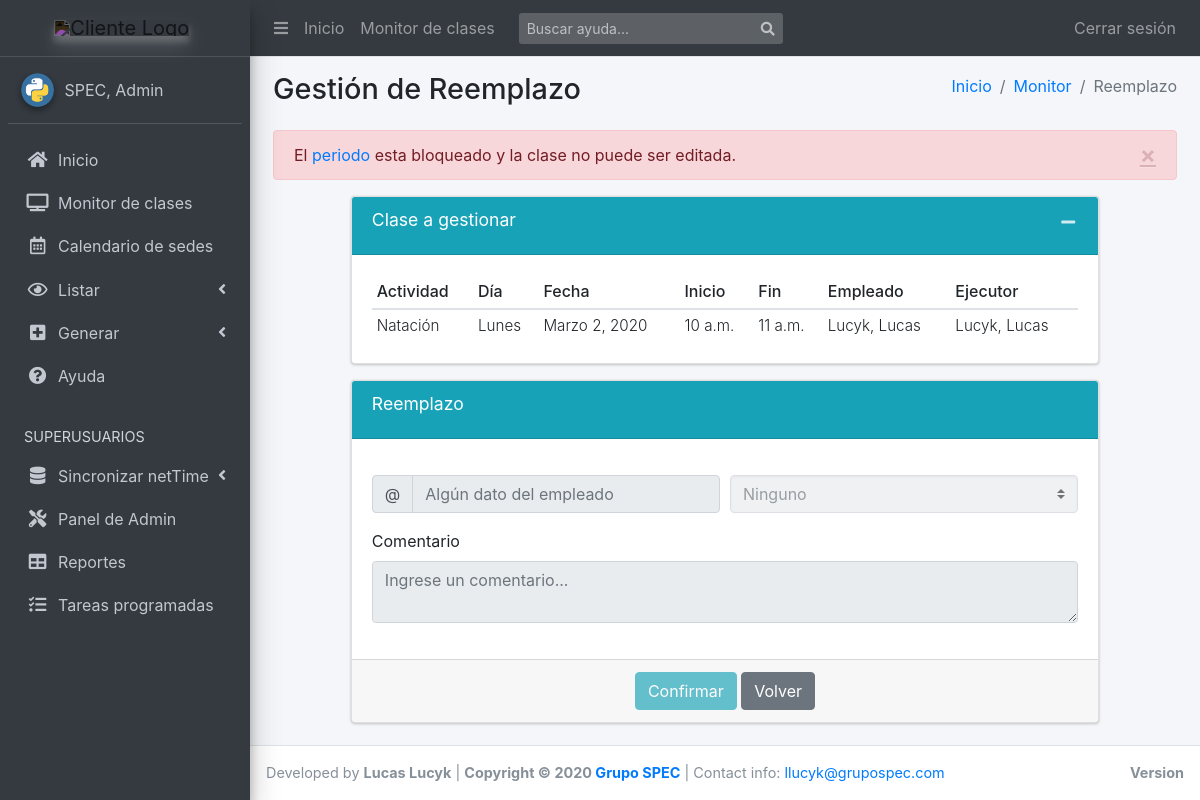
/clases/5/asignar_reemplazo/ (signed in), run on an earlier commit of the app's database.
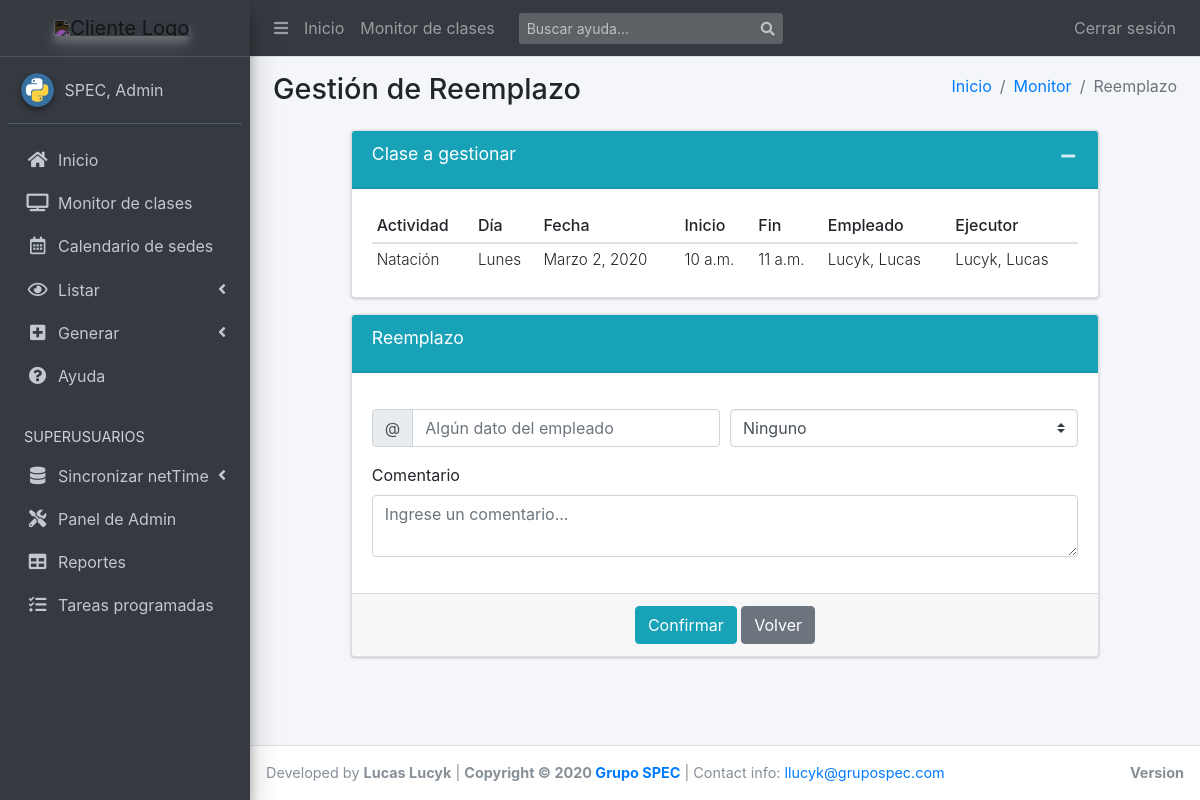
And on a later commit of the database.
### scg_app/views.py (the view, shortened to what this page needs)
# urls.py: path('<str:id_clase>/asignar_reemplazo/',
@login_required
def asignar_reemplazo(request, id_clase=None, context=None):
    template = "apps/scg_app/clase/gestion_reemplazo.html"
    if not id_clase:
        return render(request, template, context)
    clase_to_edit = get_object_or_404(Clase, pk=id_clase)
    context = context or {
        'search_data': {},
        'clase_to_edit': clase_to_edit,
        'form': ComentarioForm(),
    }
    if not request.user.has_perm('scg_app.asign_replacement'):
        context["locked"] = True
        messages.error(request, "No tiene permiso para gestionar reemplazos")
        return render(request, template, context)
    if not request.user.has_sede_permission(clase_to_edit.sede):
        context["locked"] = True
        messages.error(request, "No tiene permiso sobre esta sede")
        return render(request, template, context)
    if clase_to_edit.locked:
        messages.error(
            request,
            'El <a href="{}" class="no-decore">periodo</a> esta bloqueado y la \
            clase no puede ser editada.'.format(
                Periodo.get_url_date_period(clase_to_edit.fecha)
            ))
        return render(request, template, context)
    return render(request, template, context)

### scg_app/forms.py
class ComentarioForm(forms.Form):
    comentario = forms.CharField(widget=forms.Textarea, required=False)
    comentario.widget.attrs.update({
        'class': 'form-control',
        'rows': '2',
        'placeholder': 'Ingrese un comentario...',
    })

### scg_app/models.py (called while the page is built)
    @classmethod
    def get_date_period(cls, _date):
        period = cls.objects.filter(desde__lte=_date, hasta__gte=_date)
        return period.first() if period else period

    @classmethod
    def get_url_date_period(cls, _date):
        period = cls.get_date_period(_date)
        return period.get_edit_url() if period else '#'

    def get_edit_url(self):
        return reverse('periodo_update', kwargs={"pk": self.id})

    def __str__(self):
        return '{}, {}'.format(
            self.apellido,
            self.nombre if self.nombre else ''
        )

### scg_app/utils.py (called while the page is built)
def has_sede_permission(user, *sedes, operator: str = "AND"):
    if user.is_superuser:
        return True
    if operator == "AND":
        return all(sede in user.sedes.all() for sede in sedes)
    if operator == "OR":
        return any(sede in user.sedes.all() for sede in sedes)
    return False

### templates/apps/scg_app/clase/gestion_reemplazo.html (shortened to what the changed rows need)
{% extends "base_template.html" %}
{% block namepage %}Gestión de Reemplazo{% endblock %}
{% block content %}
  <div class="row">
    <div class="col-md-12">
    	{% if messages %}
    		{% for message in messages %}
    			<div class="alert alert-{% if message.tags %}{{ message.tags }}{% endif %} alert-dismissible" >
    				<a href="#" class="close" data-dismiss="alert" aria-label="close">&times;</a>
    		  		{{ message|safe }}
    			</div>
    	    {% endfor %}
    	{% endif %}
			<div class="row">
      	<div class="col-md-1 col-xs-0 col-sm-0"></div>
      		<div class="col-md-10 col-xs-12 col-sm-12">
						{% if clase_to_edit %}
							<div class="card card-info">
								<div class="card-body">
									<table class="table table-sm">
										<thead>
											<tr>
												<th>Actividad</th>
												<th>D&iacute;a</th>
												<th>Fecha</th>
												<th>Inicio</th>
												<th>Fin</th>
												<th>Empleado</th>
												<th>Ejecutor</th>
											</tr>
										</thead>
									</table>
								</div>
							</div>
						{% endif %}
							<form method="POST" class="needs-validation" novalidate>
								<div class="card card-info">
									<div class="card-body">
										{% if clase_to_edit.locked or locked %}<fieldset disabled>{% endif %}
										<div class="form-row mt-3">
											<div class="form-group col-6">
														<div class="input-group">
													<div class="input-group-prepend">
													<span class="input-group-text" id="basic-addon1">@</span>
													</div>
													<input id="empleados-search" type="text" name="empleados-search" value="{{search_data.empleado}}"
														api-model-search="true" model-search="empleados" put-in="empleados-results"
														class="form-control" placeholder="Algún dato del empleado"
														aria-label="Algún dato del empleado" aria-describedby="basic-addon1">
												</div>
											</div>
											<div class="form-group col-6">
												<div class="input-group">
													<select id="empleados-results" class="custom-select" name="empleados-results">
														{% if reemplazo_selected %}
															<option value="{{reemplazo_selected.pk}}" selected="">{{reemplazo_selected.get_str}}</option>
														{% else %}
															<option value="" selected="">Ninguno</option>
														{% endif %}
													</select>
												</div>
											</div>
											<div class="form-group col-12">
												<label for="comentario">Comentario</label>
												{{ form.comentario }}
											</div>
										</div>
										{% if clase_to_edit.locked or locked %}</fieldset>{% endif %}
									</div>
								</div>
							</form>
					</div>
      <div class="col-md-1 col-xs-0 col-sm-0"></div>
    </div>
  </div>
</div>
{% endblock %}

What changed in the data, as far as the page shows it:
changed Clase "Lunes": locked True → False (drawn)
Also different on the page:
list line gone: "× El periodo esta bloqueado y la clase no puede ser editada."
